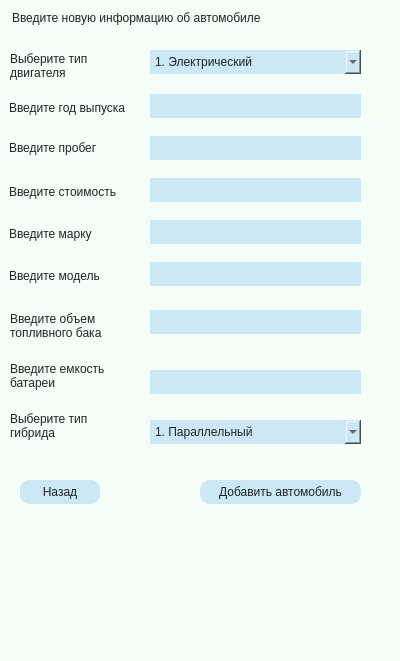
<?xml version="1.0" encoding="UTF-8"?>
<ui version="4.0">
 <class>CarAddingWindow</class>
 <widget class="QDialog" name="CarAddingWindow">
  <property name="geometry">
   <rect>
    <x>0</x>
    <y>0</y>
    <width>400</width>
    <height>661</height>
   </rect>
  </property>
  <property name="windowTitle">
   <string>Добавление автомобиля в каталог</string>
  </property>
  <property name="styleSheet">
   <string notr="true">background-color: rgb(244, 254, 246);
color: rgb(30, 36, 39);
font: 600 8pt &quot;Montserrat&quot;;</string>
  </property>
  <widget class="QLabel" name="yearLabel">
   <property name="geometry">
    <rect>
     <x>9</x>
     <y>100</y>
     <width>141</width>
     <height>16</height>
    </rect>
   </property>
   <property name="text">
    <string>Введите год выпуска</string>
   </property>
  </widget>
  <widget class="QLabel" name="mileageLabel">
   <property name="geometry">
    <rect>
     <x>9</x>
     <y>140</y>
     <width>101</width>
     <height>16</height>
    </rect>
   </property>
   <property name="text">
    <string>Введите пробег</string>
   </property>
  </widget>
  <widget class="QLineEdit" name="mileageLineEdit">
   <property name="geometry">
    <rect>
     <x>150</x>
     <y>136</y>
     <width>211</width>
     <height>24</height>
    </rect>
   </property>
   <property name="styleSheet">
    <string notr="true">color: rgb(30, 36, 39);
font: 600 9pt &quot;Montserrat&quot;;
border-style: solid;
border-width: 0px;
background-color: rgb(204, 232, 244);
padding: 5px</string>
   </property>
  </widget>
  <widget class="QLabel" name="priceLabel">
   <property name="geometry">
    <rect>
     <x>9</x>
     <y>184</y>
     <width>121</width>
     <height>16</height>
    </rect>
   </property>
   <property name="text">
    <string>Введите стоимость</string>
   </property>
  </widget>
  <widget class="QLabel" name="brandLabel">
   <property name="geometry">
    <rect>
     <x>9</x>
     <y>226</y>
     <width>101</width>
     <height>16</height>
    </rect>
   </property>
   <property name="text">
    <string>Введите марку</string>
   </property>
  </widget>
  <widget class="QLineEdit" name="brandLineEdit">
   <property name="geometry">
    <rect>
     <x>150</x>
     <y>220</y>
     <width>211</width>
     <height>24</height>
    </rect>
   </property>
   <property name="styleSheet">
    <string notr="true">color: rgb(30, 36, 39);
font: 600 9pt &quot;Montserrat&quot;;
border-style: solid;
border-width: 0px;
background-color: rgb(204, 232, 244);
padding: 5px</string>
   </property>
  </widget>
  <widget class="QLabel" name="modelLabel">
   <property name="geometry">
    <rect>
     <x>9</x>
     <y>268</y>
     <width>101</width>
     <height>16</height>
    </rect>
   </property>
   <property name="text">
    <string>Введите модель</string>
   </property>
  </widget>
  <widget class="QLineEdit" name="yearLineEdit">
   <property name="geometry">
    <rect>
     <x>150</x>
     <y>94</y>
     <width>211</width>
     <height>24</height>
    </rect>
   </property>
   <property name="styleSheet">
    <string notr="true">color: rgb(30, 36, 39);
font: 600 9pt &quot;Montserrat&quot;;
border-style: solid;
border-width: 0px;
background-color: rgb(204, 232, 244);
padding: 5px</string>
   </property>
  </widget>
  <widget class="QLineEdit" name="priceLineEdit">
   <property name="geometry">
    <rect>
     <x>150</x>
     <y>178</y>
     <width>211</width>
     <height>24</height>
    </rect>
   </property>
   <property name="styleSheet">
    <string notr="true">color: rgb(30, 36, 39);
font: 600 9pt &quot;Montserrat&quot;;
border-style: solid;
border-width: 0px;
background-color: rgb(204, 232, 244);
padding: 5px</string>
   </property>
  </widget>
  <widget class="QLineEdit" name="modelLineEdit">
   <property name="geometry">
    <rect>
     <x>150</x>
     <y>262</y>
     <width>211</width>
     <height>24</height>
    </rect>
   </property>
   <property name="styleSheet">
    <string notr="true">color: rgb(30, 36, 39);
font: 600 9pt &quot;Montserrat&quot;;
border-style: solid;
border-width: 0px;
background-color: rgb(204, 232, 244);
padding: 5px</string>
   </property>
  </widget>
  <widget class="QLabel" name="topLabel">
   <property name="geometry">
    <rect>
     <x>9</x>
     <y>10</y>
     <width>382</width>
     <height>35</height>
    </rect>
   </property>
   <property name="styleSheet">
    <string notr="true">text-align: center;
margin-bottom: 20px;
font: 700 10pt &quot;Montserrat&quot;;</string>
   </property>
   <property name="text">
    <string>Введите новую информацию об автомобиле</string>
   </property>
  </widget>
  <widget class="QPushButton" name="addPushButton">
   <property name="geometry">
    <rect>
     <x>200</x>
     <y>480</y>
     <width>161</width>
     <height>24</height>
    </rect>
   </property>
   <property name="styleSheet">
    <string notr="true">color: rgb(30, 36, 39);
font: 600 9pt &quot;Montserrat&quot;;
border-radius: 10px;
border-style: solid;
border-width: 0px;
background-color: rgb(204, 232, 244);
padding: 5px</string>
   </property>
   <property name="text">
    <string>Добавить автомобиль</string>
   </property>
  </widget>
  <widget class="QLabel" name="fuelLabel">
   <property name="geometry">
    <rect>
     <x>10</x>
     <y>310</y>
     <width>101</width>
     <height>31</height>
    </rect>
   </property>
   <property name="text">
    <string>Введите объем
топливного бака</string>
   </property>
  </widget>
  <widget class="QLineEdit" name="fuelLineEdit">
   <property name="geometry">
    <rect>
     <x>150</x>
     <y>310</y>
     <width>211</width>
     <height>24</height>
    </rect>
   </property>
   <property name="styleSheet">
    <string notr="true">color: rgb(30, 36, 39);
font: 600 9pt &quot;Montserrat&quot;;
border-style: solid;
border-width: 0px;
background-color: rgb(204, 232, 244);
padding: 5px</string>
   </property>
  </widget>
  <widget class="QLineEdit" name="batteryLineEdit">
   <property name="geometry">
    <rect>
     <x>150</x>
     <y>370</y>
     <width>211</width>
     <height>24</height>
    </rect>
   </property>
   <property name="styleSheet">
    <string notr="true">color: rgb(30, 36, 39);
font: 600 9pt &quot;Montserrat&quot;;
border-style: solid;
border-width: 0px;
background-color: rgb(204, 232, 244);
padding: 5px</string>
   </property>
  </widget>
  <widget class="QLabel" name="batteryLabel">
   <property name="geometry">
    <rect>
     <x>10</x>
     <y>360</y>
     <width>101</width>
     <height>31</height>
    </rect>
   </property>
   <property name="text">
    <string>Введите емкость
батареи</string>
   </property>
  </widget>
  <widget class="QLabel" name="hybridLabel">
   <property name="geometry">
    <rect>
     <x>10</x>
     <y>410</y>
     <width>91</width>
     <height>31</height>
    </rect>
   </property>
   <property name="text">
    <string>Выберите тип
гибрида</string>
   </property>
  </widget>
  <widget class="QComboBox" name="hybridTypeComboBox">
   <property name="geometry">
    <rect>
     <x>150</x>
     <y>420</y>
     <width>211</width>
     <height>24</height>
    </rect>
   </property>
   <property name="styleSheet">
    <string notr="true">color: rgb(30, 36, 39);
font: 600 9pt &quot;Montserrat&quot;;
border-style: solid;
border-width: 0px;
background-color: rgb(204, 232, 244);
padding: 5px</string>
   </property>
   <item>
    <property name="text">
     <string>1. Параллельный</string>
    </property>
   </item>
   <item>
    <property name="text">
     <string>2. Последовательный</string>
    </property>
   </item>
  </widget>
  <widget class="QLabel" name="engineTypeLabel">
   <property name="geometry">
    <rect>
     <x>10</x>
     <y>50</y>
     <width>91</width>
     <height>31</height>
    </rect>
   </property>
   <property name="text">
    <string>Выберите тип
двигателя</string>
   </property>
  </widget>
  <widget class="QComboBox" name="engineTypeComboBox">
   <property name="geometry">
    <rect>
     <x>150</x>
     <y>50</y>
     <width>211</width>
     <height>24</height>
    </rect>
   </property>
   <property name="styleSheet">
    <string notr="true">color: rgb(30, 36, 39);
font: 600 9pt &quot;Montserrat&quot;;
border-style: solid;
border-width: 0px;
background-color: rgb(204, 232, 244);
padding: 5px</string>
   </property>
   <item>
    <property name="text">
     <string>1. Электрический</string>
    </property>
   </item>
   <item>
    <property name="text">
     <string>2. ДВС</string>
    </property>
   </item>
   <item>
    <property name="text">
     <string>3. Гибридный</string>
    </property>
   </item>
  </widget>
  <widget class="QPushButton" name="backPushButton">
   <property name="geometry">
    <rect>
     <x>20</x>
     <y>480</y>
     <width>80</width>
     <height>24</height>
    </rect>
   </property>
   <property name="styleSheet">
    <string notr="true">color: rgb(30, 36, 39);
font: 600 9pt &quot;Montserrat&quot;;
border-radius: 10px;
border-style: solid;
border-width: 0px;
background-color: rgb(204, 232, 244);
padding: 5px</string>
   </property>
   <property name="text">
    <string>Назад</string>
   </property>
  </widget>
 </widget>
 <resources/>
 <connections/>
</ui>
